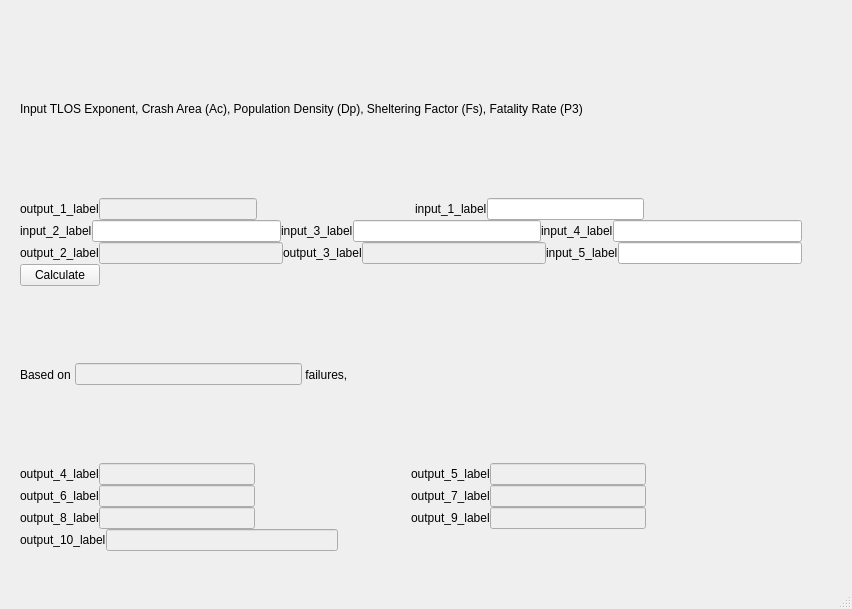
<?xml version="1.0" encoding="UTF-8"?>
<ui version="4.0">
 <class>MainWindow</class>
 <widget class="QMainWindow" name="MainWindow">
  <property name="geometry">
   <rect>
    <x>0</x>
    <y>0</y>
    <width>852</width>
    <height>609</height>
   </rect>
  </property>
  <property name="windowTitle">
   <string>MainWindow</string>
  </property>
  <widget class="QWidget" name="centralwidget">
   <widget class="QWidget" name="verticalLayoutWidget">
    <property name="geometry">
     <rect>
      <x>0</x>
      <y>0</y>
      <width>822</width>
      <height>571</height>
     </rect>
    </property>
    <layout class="QVBoxLayout" name="verticalLayout">
     <property name="spacing">
      <number>0</number>
     </property>
     <property name="leftMargin">
      <number>20</number>
     </property>
     <property name="topMargin">
      <number>20</number>
     </property>
     <property name="rightMargin">
      <number>20</number>
     </property>
     <property name="bottomMargin">
      <number>20</number>
     </property>
     <item>
      <layout class="QHBoxLayout" name="horizontalLayout">
       <item>
        <widget class="QLabel" name="mainLabel">
         <property name="text">
          <string>Input TLOS Exponent, Crash Area (Ac), Population Density (Dp), Sheltering Factor (Fs), Fatality Rate (P3)</string>
         </property>
        </widget>
       </item>
      </layout>
     </item>
     <item>
      <layout class="QHBoxLayout" name="horizontalLayout_4">
       <item>
        <widget class="QLabel" name="output_1_label">
         <property name="text">
          <string>output_1_label</string>
         </property>
        </widget>
       </item>
       <item>
        <widget class="QLineEdit" name="output_1">
         <property name="enabled">
          <bool>false</bool>
         </property>
        </widget>
       </item>
       <item>
        <spacer name="horizontalSpacer_12">
         <property name="orientation">
          <enum>Qt::Horizontal</enum>
         </property>
         <property name="sizeHint" stdset="0">
          <size>
           <width>40</width>
           <height>20</height>
          </size>
         </property>
        </spacer>
       </item>
       <item>
        <widget class="QLabel" name="input_1_label">
         <property name="text">
          <string>input_1_label</string>
         </property>
        </widget>
       </item>
       <item>
        <widget class="QLineEdit" name="input_1"/>
       </item>
       <item>
        <spacer name="horizontalSpacer_13">
         <property name="orientation">
          <enum>Qt::Horizontal</enum>
         </property>
         <property name="sizeHint" stdset="0">
          <size>
           <width>40</width>
           <height>20</height>
          </size>
         </property>
        </spacer>
       </item>
      </layout>
     </item>
     <item>
      <layout class="QHBoxLayout" name="horizontalLayout_5">
       <item>
        <widget class="QLabel" name="input_2_label">
         <property name="text">
          <string>input_2_label</string>
         </property>
        </widget>
       </item>
       <item>
        <widget class="QLineEdit" name="input_2"/>
       </item>
       <item>
        <widget class="QLabel" name="input_3_label">
         <property name="text">
          <string>input_3_label</string>
         </property>
        </widget>
       </item>
       <item>
        <widget class="QLineEdit" name="input_3"/>
       </item>
       <item>
        <widget class="QLabel" name="input_4_label">
         <property name="text">
          <string>input_4_label</string>
         </property>
        </widget>
       </item>
       <item>
        <widget class="QLineEdit" name="input_4"/>
       </item>
      </layout>
     </item>
     <item>
      <layout class="QHBoxLayout" name="horizontalLayout_6">
       <item>
        <widget class="QLabel" name="output_2_label">
         <property name="text">
          <string>output_2_label</string>
         </property>
        </widget>
       </item>
       <item>
        <widget class="QLineEdit" name="output_2">
         <property name="enabled">
          <bool>false</bool>
         </property>
        </widget>
       </item>
       <item>
        <widget class="QLabel" name="output_3_label">
         <property name="text">
          <string>output_3_label</string>
         </property>
        </widget>
       </item>
       <item>
        <widget class="QLineEdit" name="output_3">
         <property name="enabled">
          <bool>false</bool>
         </property>
        </widget>
       </item>
       <item>
        <widget class="QLabel" name="input_5_label">
         <property name="text">
          <string>input_5_label</string>
         </property>
        </widget>
       </item>
       <item>
        <widget class="QLineEdit" name="input_5"/>
       </item>
      </layout>
     </item>
     <item>
      <layout class="QHBoxLayout" name="horizontalLayout_3">
       <item>
        <widget class="QPushButton" name="button_calculate">
         <property name="text">
          <string>Calculate</string>
         </property>
        </widget>
       </item>
       <item>
        <spacer name="horizontalSpacer_4">
         <property name="orientation">
          <enum>Qt::Horizontal</enum>
         </property>
         <property name="sizeHint" stdset="0">
          <size>
           <width>40</width>
           <height>20</height>
          </size>
         </property>
        </spacer>
       </item>
      </layout>
     </item>
     <item>
      <layout class="QHBoxLayout" name="horizontalLayout_8">
       <item>
        <widget class="QLabel" name="label_1">
         <property name="text">
          <string>Based on </string>
         </property>
        </widget>
       </item>
       <item>
        <widget class="QLineEdit" name="lineEdit">
         <property name="enabled">
          <bool>false</bool>
         </property>
        </widget>
       </item>
       <item>
        <widget class="QLabel" name="label_2">
         <property name="text">
          <string> failures,</string>
         </property>
        </widget>
       </item>
       <item>
        <spacer name="horizontalSpacer_2">
         <property name="orientation">
          <enum>Qt::Horizontal</enum>
         </property>
         <property name="sizeHint" stdset="0">
          <size>
           <width>40</width>
           <height>20</height>
          </size>
         </property>
        </spacer>
       </item>
       <item>
        <spacer name="horizontalSpacer">
         <property name="orientation">
          <enum>Qt::Horizontal</enum>
         </property>
         <property name="sizeHint" stdset="0">
          <size>
           <width>40</width>
           <height>20</height>
          </size>
         </property>
        </spacer>
       </item>
      </layout>
     </item>
     <item>
      <layout class="QHBoxLayout" name="horizontalLayout_9">
       <item>
        <widget class="QLabel" name="output_4_label">
         <property name="text">
          <string>output_4_label</string>
         </property>
        </widget>
       </item>
       <item>
        <widget class="QLineEdit" name="output_4">
         <property name="enabled">
          <bool>false</bool>
         </property>
        </widget>
       </item>
       <item>
        <spacer name="horizontalSpacer_6">
         <property name="orientation">
          <enum>Qt::Horizontal</enum>
         </property>
         <property name="sizeHint" stdset="0">
          <size>
           <width>40</width>
           <height>20</height>
          </size>
         </property>
        </spacer>
       </item>
       <item>
        <widget class="QLabel" name="output_5_label">
         <property name="text">
          <string>output_5_label</string>
         </property>
        </widget>
       </item>
       <item>
        <widget class="QLineEdit" name="output_5">
         <property name="enabled">
          <bool>false</bool>
         </property>
        </widget>
       </item>
       <item>
        <spacer name="horizontalSpacer_7">
         <property name="orientation">
          <enum>Qt::Horizontal</enum>
         </property>
         <property name="sizeHint" stdset="0">
          <size>
           <width>40</width>
           <height>20</height>
          </size>
         </property>
        </spacer>
       </item>
      </layout>
     </item>
     <item>
      <layout class="QHBoxLayout" name="horizontalLayout_10">
       <item>
        <widget class="QLabel" name="output_6_label">
         <property name="text">
          <string>output_6_label</string>
         </property>
        </widget>
       </item>
       <item>
        <widget class="QLineEdit" name="output_6">
         <property name="enabled">
          <bool>false</bool>
         </property>
        </widget>
       </item>
       <item>
        <spacer name="horizontalSpacer_8">
         <property name="orientation">
          <enum>Qt::Horizontal</enum>
         </property>
         <property name="sizeHint" stdset="0">
          <size>
           <width>40</width>
           <height>20</height>
          </size>
         </property>
        </spacer>
       </item>
       <item>
        <widget class="QLabel" name="output_7_label">
         <property name="text">
          <string>output_7_label</string>
         </property>
        </widget>
       </item>
       <item>
        <widget class="QLineEdit" name="output_7">
         <property name="enabled">
          <bool>false</bool>
         </property>
        </widget>
       </item>
       <item>
        <spacer name="horizontalSpacer_9">
         <property name="orientation">
          <enum>Qt::Horizontal</enum>
         </property>
         <property name="sizeHint" stdset="0">
          <size>
           <width>40</width>
           <height>20</height>
          </size>
         </property>
        </spacer>
       </item>
      </layout>
     </item>
     <item>
      <layout class="QHBoxLayout" name="horizontalLayout_11">
       <item>
        <widget class="QLabel" name="output_8_label">
         <property name="text">
          <string>output_8_label</string>
         </property>
        </widget>
       </item>
       <item>
        <widget class="QLineEdit" name="output_8">
         <property name="enabled">
          <bool>false</bool>
         </property>
        </widget>
       </item>
       <item>
        <spacer name="horizontalSpacer_10">
         <property name="orientation">
          <enum>Qt::Horizontal</enum>
         </property>
         <property name="sizeHint" stdset="0">
          <size>
           <width>40</width>
           <height>20</height>
          </size>
         </property>
        </spacer>
       </item>
       <item>
        <widget class="QLabel" name="output_9_label">
         <property name="text">
          <string>output_9_label</string>
         </property>
        </widget>
       </item>
       <item>
        <widget class="QLineEdit" name="output_9">
         <property name="enabled">
          <bool>false</bool>
         </property>
        </widget>
       </item>
       <item>
        <spacer name="horizontalSpacer_11">
         <property name="orientation">
          <enum>Qt::Horizontal</enum>
         </property>
         <property name="sizeHint" stdset="0">
          <size>
           <width>40</width>
           <height>20</height>
          </size>
         </property>
        </spacer>
       </item>
      </layout>
     </item>
     <item>
      <layout class="QHBoxLayout" name="horizontalLayout_7">
       <item>
        <widget class="QLabel" name="output_10_label">
         <property name="text">
          <string>output_10_label</string>
         </property>
        </widget>
       </item>
       <item>
        <widget class="QLineEdit" name="output_10">
         <property name="enabled">
          <bool>false</bool>
         </property>
        </widget>
       </item>
       <item>
        <spacer name="horizontalSpacer_5">
         <property name="orientation">
          <enum>Qt::Horizontal</enum>
         </property>
         <property name="sizeHint" stdset="0">
          <size>
           <width>40</width>
           <height>20</height>
          </size>
         </property>
        </spacer>
       </item>
       <item>
        <spacer name="horizontalSpacer_3">
         <property name="orientation">
          <enum>Qt::Horizontal</enum>
         </property>
         <property name="sizeHint" stdset="0">
          <size>
           <width>40</width>
           <height>20</height>
          </size>
         </property>
        </spacer>
       </item>
      </layout>
     </item>
    </layout>
   </widget>
  </widget>
  <widget class="QMenuBar" name="menubar">
   <property name="geometry">
    <rect>
     <x>0</x>
     <y>0</y>
     <width>852</width>
     <height>22</height>
    </rect>
   </property>
  </widget>
  <widget class="QStatusBar" name="statusbar"/>
 </widget>
 <resources/>
 <connections/>
</ui>
